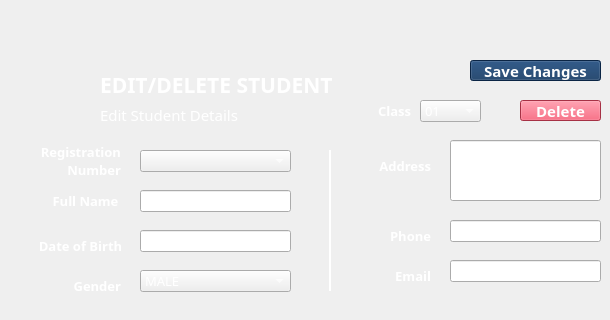
    <widget class="QWidget" name="tab_4">
     <attribute name="title">
      <string>Edit/Delete Student</string>
     </attribute>
     <widget class="QLineEdit" name="lineEdit_9">
      <property name="geometry">
       <rect>
        <x>450</x>
        <y>220</y>
        <width>151</width>
        <height>22</height>
       </rect>
      </property>
      <property name="font">
       <font>
        <family>Poppins Medium</family>
        <pointsize>10</pointsize>
       </font>
      </property>
      <property name="styleSheet">
       <string notr="true">color: rgb(255, 255, 255);</string>
      </property>
      <property name="text">
       <string/>
      </property>
     </widget>
     <widget class="QLabel" name="label_20">
      <property name="geometry">
       <rect>
        <x>40</x>
        <y>260</y>
        <width>81</width>
        <height>51</height>
       </rect>
      </property>
      <property name="font">
       <font>
        <family>Poppins</family>
        <pointsize>10</pointsize>
        <italic>false</italic>
        <bold>true</bold>
        <kerning>true</kerning>
       </font>
      </property>
      <property name="layoutDirection">
       <enum>Qt::LeftToRight</enum>
      </property>
      <property name="styleSheet">
       <string notr="true">color: rgb(255, 255, 255);</string>
      </property>
      <property name="text">
       <string>Gender</string>
      </property>
      <property name="scaledContents">
       <bool>true</bool>
      </property>
      <property name="alignment">
       <set>Qt::AlignRight|Qt::AlignTrailing|Qt::AlignVCenter</set>
      </property>
     </widget>
     <widget class="QLineEdit" name="lineEdit_10">
      <property name="geometry">
       <rect>
        <x>450</x>
        <y>140</y>
        <width>151</width>
        <height>61</height>
       </rect>
      </property>
      <property name="font">
       <font>
        <family>Poppins Medium</family>
        <pointsize>9</pointsize>
       </font>
      </property>
      <property name="styleSheet">
       <string notr="true">color: rgb(255, 255, 255);</string>
      </property>
      <property name="text">
       <string/>
      </property>
     </widget>
     <widget class="QLabel" name="label_21">
      <property name="geometry">
       <rect>
        <x>30</x>
        <y>180</y>
        <width>111</width>
        <height>41</height>
       </rect>
      </property>
      <property name="font">
       <font>
        <family>Poppins</family>
        <pointsize>10</pointsize>
        <italic>false</italic>
        <bold>true</bold>
        <kerning>true</kerning>
       </font>
      </property>
      <property name="layoutDirection">
       <enum>Qt::LeftToRight</enum>
      </property>
      <property name="styleSheet">
       <string notr="true">color: rgb(255, 255, 255);</string>
      </property>
      <property name="text">
       <string>Full Name</string>
      </property>
      <property name="scaledContents">
       <bool>true</bool>
      </property>
      <property name="alignment">
       <set>Qt::AlignCenter</set>
      </property>
     </widget>
     <widget class="QLineEdit" name="lineEdit_11">
      <property name="geometry">
       <rect>
        <x>450</x>
        <y>260</y>
        <width>151</width>
        <height>22</height>
       </rect>
      </property>
      <property name="font">
       <font>
        <family>Poppins Medium</family>
        <pointsize>10</pointsize>
       </font>
      </property>
      <property name="styleSheet">
       <string notr="true">color: rgb(255, 255, 255);</string>
      </property>
      <property name="text">
       <string/>
      </property>
     </widget>
     <widget class="QLabel" name="label_22">
      <property name="geometry">
       <rect>
        <x>350</x>
        <y>250</y>
        <width>81</width>
        <height>51</height>
       </rect>
      </property>
      <property name="font">
       <font>
        <family>Poppins</family>
        <pointsize>10</pointsize>
        <italic>false</italic>
        <bold>true</bold>
        <kerning>true</kerning>
       </font>
      </property>
      <property name="layoutDirection">
       <enum>Qt::LeftToRight</enum>
      </property>
      <property name="styleSheet">
       <string notr="true">color: rgb(255, 255, 255);</string>
      </property>
      <property name="text">
       <string>Email</string>
      </property>
      <property name="scaledContents">
       <bool>true</bool>
      </property>
      <property name="alignment">
       <set>Qt::AlignRight|Qt::AlignTrailing|Qt::AlignVCenter</set>
      </property>
     </widget>
     <widget class="Line" name="line_2">
      <property name="geometry">
       <rect>
        <x>320</x>
        <y>150</y>
        <width>20</width>
        <height>141</height>
       </rect>
      </property>
      <property name="styleSheet">
       <string notr="true">color: rgb(255, 255, 255);</string>
      </property>
      <property name="frameShadow">
       <enum>QFrame::Plain</enum>
      </property>
      <property name="lineWidth">
       <number>2</number>
      </property>
      <property name="orientation">
       <enum>Qt::Vertical</enum>
      </property>
     </widget>
     <widget class="QLabel" name="label_23">
      <property name="geometry">
       <rect>
        <x>30</x>
        <y>60</y>
        <width>61</width>
        <height>61</height>
       </rect>
      </property>
      <property name="text">
       <string/>
      </property>
      <property name="pixmap">
       <pixmap>../src/student-edit.png</pixmap>
      </property>
      <property name="scaledContents">
       <bool>true</bool>
      </property>
     </widget>
     <widget class="QLabel" name="label_24">
      <property name="geometry">
       <rect>
        <x>350</x>
        <y>140</y>
        <width>81</width>
        <height>51</height>
       </rect>
      </property>
      <property name="font">
       <font>
        <family>Poppins</family>
        <pointsize>10</pointsize>
        <italic>false</italic>
        <bold>true</bold>
        <kerning>true</kerning>
       </font>
      </property>
      <property name="layoutDirection">
       <enum>Qt::LeftToRight</enum>
      </property>
      <property name="styleSheet">
       <string notr="true">color: rgb(255, 255, 255);</string>
      </property>
      <property name="text">
       <string>Address</string>
      </property>
      <property name="scaledContents">
       <bool>true</bool>
      </property>
      <property name="alignment">
       <set>Qt::AlignRight|Qt::AlignTrailing|Qt::AlignVCenter</set>
      </property>
     </widget>
     <widget class="QLabel" name="label_25">
      <property name="geometry">
       <rect>
        <x>350</x>
        <y>210</y>
        <width>81</width>
        <height>51</height>
       </rect>
      </property>
      <property name="font">
       <font>
        <family>Poppins</family>
        <pointsize>10</pointsize>
        <italic>false</italic>
        <bold>true</bold>
        <kerning>true</kerning>
       </font>
      </property>
      <property name="layoutDirection">
       <enum>Qt::LeftToRight</enum>
      </property>
      <property name="styleSheet">
       <string notr="true">color: rgb(255, 255, 255);</string>
      </property>
      <property name="text">
       <string>Phone</string>
      </property>
      <property name="scaledContents">
       <bool>true</bool>
      </property>
      <property name="alignment">
       <set>Qt::AlignRight|Qt::AlignTrailing|Qt::AlignVCenter</set>
      </property>
     </widget>
     <widget class="QComboBox" name="comboBox_3">
      <property name="geometry">
       <rect>
        <x>140</x>
        <y>270</y>
        <width>151</width>
        <height>22</height>
       </rect>
      </property>
      <property name="font">
       <font>
        <family>Poppins SemiBold</family>
        <pointsize>10</pointsize>
       </font>
      </property>
      <property name="styleSheet">
       <string notr="true">color: rgb(255, 255, 255);
gridline-color: rgb(255, 255, 255);
selection-color: rgb(15, 52, 96);
border-color: rgb(255, 255, 255);</string>
      </property>
      <item>
       <property name="text">
        <string>MALE</string>
       </property>
      </item>
      <item>
       <property name="text">
        <string>FEMALE</string>
       </property>
      </item>
     </widget>
     <widget class="QLabel" name="label_26">
      <property name="geometry">
       <rect>
        <x>40</x>
        <y>220</y>
        <width>81</width>
        <height>51</height>
       </rect>
      </property>
      <property name="font">
       <font>
        <family>Poppins</family>
        <pointsize>10</pointsize>
        <italic>false</italic>
        <bold>true</bold>
        <kerning>true</kerning>
       </font>
      </property>
      <property name="layoutDirection">
       <enum>Qt::LeftToRight</enum>
      </property>
      <property name="styleSheet">
       <string notr="true">color: rgb(255, 255, 255);</string>
      </property>
      <property name="text">
       <string>Date of Birth</string>
      </property>
      <property name="scaledContents">
       <bool>true</bool>
      </property>
      <property name="alignment">
       <set>Qt::AlignCenter</set>
      </property>
     </widget>
     <widget class="QLabel" name="label_27">
      <property name="geometry">
       <rect>
        <x>370</x>
        <y>100</y>
        <width>41</width>
        <height>21</height>
       </rect>
      </property>
      <property name="font">
       <font>
        <family>Poppins</family>
        <pointsize>10</pointsize>
        <italic>false</italic>
        <bold>true</bold>
        <kerning>true</kerning>
       </font>
      </property>
      <property name="layoutDirection">
       <enum>Qt::LeftToRight</enum>
      </property>
      <property name="styleSheet">
       <string notr="true">color: rgb(255, 255, 255);</string>
      </property>
      <property name="text">
       <string>Class</string>
      </property>
      <property name="scaledContents">
       <bool>true</bool>
      </property>
      <property name="alignment">
       <set>Qt::AlignRight|Qt::AlignTrailing|Qt::AlignVCenter</set>
      </property>
     </widget>
     <widget class="QLabel" name="label_28">
      <property name="geometry">
       <rect>
        <x>100</x>
        <y>70</y>
        <width>243</width>
        <height>29</height>
       </rect>
      </property>
      <property name="font">
       <font>
        <family>Poppins</family>
        <pointsize>16</pointsize>
        <bold>true</bold>
        <kerning>true</kerning>
       </font>
      </property>
      <property name="layoutDirection">
       <enum>Qt::LeftToRight</enum>
      </property>
      <property name="styleSheet">
       <string notr="true">color: rgb(255, 255, 255);</string>
      </property>
      <property name="text">
       <string>EDIT/DELETE STUDENT</string>
      </property>
      <property name="scaledContents">
       <bool>true</bool>
      </property>
      <property name="alignment">
       <set>Qt::AlignLeading|Qt::AlignLeft|Qt::AlignVCenter</set>
      </property>
     </widget>
     <widget class="QLineEdit" name="lineEdit_12">
      <property name="geometry">
       <rect>
        <x>140</x>
        <y>230</y>
        <width>151</width>
        <height>22</height>
       </rect>
      </property>
      <property name="font">
       <font>
        <family>Poppins Medium</family>
        <pointsize>10</pointsize>
       </font>
      </property>
      <property name="styleSheet">
       <string notr="true">color: rgb(255, 255, 255);</string>
      </property>
      <property name="text">
       <string/>
      </property>
     </widget>
     <widget class="QComboBox" name="comboBox_4">
      <property name="geometry">
       <rect>
        <x>420</x>
        <y>100</y>
        <width>61</width>
        <height>22</height>
       </rect>
      </property>
      <property name="font">
       <font>
        <family>Poppins SemiBold</family>
        <pointsize>10</pointsize>
       </font>
      </property>
      <property name="styleSheet">
       <string notr="true">color: rgb(255, 255, 255);
gridline-color: rgb(255, 255, 255);
selection-color: rgb(15, 52, 96);
border-color: rgb(255, 255, 255);</string>
      </property>
      <item>
       <property name="text">
        <string>01</string>
       </property>
      </item>
      <item>
       <property name="text">
        <string>02</string>
       </property>
      </item>
      <item>
       <property name="text">
        <string>03</string>
       </property>
      </item>
      <item>
       <property name="text">
        <string>04</string>
       </property>
      </item>
      <item>
       <property name="text">
        <string>05</string>
       </property>
      </item>
      <item>
       <property name="text">
        <string>06</string>
       </property>
      </item>
      <item>
       <property name="text">
        <string>07</string>
       </property>
      </item>
      <item>
       <property name="text">
        <string>08</string>
       </property>
      </item>
      <item>
       <property name="text">
        <string>09</string>
       </property>
      </item>
      <item>
       <property name="text">
        <string>10</string>
       </property>
      </item>
      <item>
       <property name="text">
        <string>11</string>
       </property>
      </item>
      <item>
       <property name="text">
        <string>12</string>
       </property>
      </item>
     </widget>
     <widget class="QLineEdit" name="lineEdit_13">
      <property name="geometry">
       <rect>
        <x>140</x>
        <y>190</y>
        <width>151</width>
        <height>22</height>
       </rect>
      </property>
      <property name="font">
       <font>
        <family>Poppins Medium</family>
        <pointsize>10</pointsize>
       </font>
      </property>
      <property name="styleSheet">
       <string notr="true">color: rgb(255, 255, 255);</string>
      </property>
      <property name="text">
       <string/>
      </property>
     </widget>
     <widget class="QLabel" name="label_29">
      <property name="geometry">
       <rect>
        <x>40</x>
        <y>130</y>
        <width>81</width>
        <height>61</height>
       </rect>
      </property>
      <property name="font">
       <font>
        <family>Poppins</family>
        <pointsize>10</pointsize>
        <italic>false</italic>
        <bold>true</bold>
        <kerning>true</kerning>
       </font>
      </property>
      <property name="layoutDirection">
       <enum>Qt::LeftToRight</enum>
      </property>
      <property name="styleSheet">
       <string notr="true">color: rgb(255, 255, 255);</string>
      </property>
      <property name="text">
       <string>Registration Number</string>
      </property>
      <property name="scaledContents">
       <bool>true</bool>
      </property>
      <property name="alignment">
       <set>Qt::AlignRight|Qt::AlignTrailing|Qt::AlignVCenter</set>
      </property>
      <property name="wordWrap">
       <bool>true</bool>
      </property>
     </widget>
     <widget class="QPushButton" name="pushButton_3">
      <property name="geometry">
       <rect>
        <x>470</x>
        <y>60</y>
        <width>131</width>
        <height>21</height>
       </rect>
      </property>
      <property name="font">
       <font>
        <family>Poppins</family>
        <pointsize>11</pointsize>
        <bold>true</bold>
       </font>
      </property>
      <property name="styleSheet">
       <string notr="true">background-color: rgb(15, 52, 96);
color: rgb(255, 255, 255);</string>
      </property>
      <property name="text">
       <string>Save Changes</string>
      </property>
     </widget>
     <widget class="QLabel" name="label_30">
      <property name="geometry">
       <rect>
        <x>100</x>
        <y>100</y>
        <width>243</width>
        <height>29</height>
       </rect>
      </property>
      <property name="font">
       <font>
        <family>Poppins</family>
        <pointsize>11</pointsize>
        <italic>false</italic>
        <bold>false</bold>
        <kerning>true</kerning>
       </font>
      </property>
      <property name="layoutDirection">
       <enum>Qt::LeftToRight</enum>
      </property>
      <property name="styleSheet">
       <string notr="true">color: rgb(255, 255, 255);</string>
      </property>
      <property name="text">
       <string>Edit Student Details</string>
      </property>
      <property name="scaledContents">
       <bool>true</bool>
      </property>
      <property name="alignment">
       <set>Qt::AlignLeading|Qt::AlignLeft|Qt::AlignVCenter</set>
      </property>
     </widget>
     <widget class="QPushButton" name="pushButton_4">
      <property name="geometry">
       <rect>
        <x>520</x>
        <y>100</y>
        <width>81</width>
        <height>21</height>
       </rect>
      </property>
      <property name="font">
       <font>
        <family>Poppins</family>
        <pointsize>11</pointsize>
        <bold>true</bold>
       </font>
      </property>
      <property name="styleSheet">
       <string notr="true">background-color: rgb(233, 69, 96);
color: rgb(255, 255, 255);</string>
      </property>
      <property name="text">
       <string>Delete</string>
      </property>
     </widget>
     <widget class="QComboBox" name="comboBox_5">
      <property name="geometry">
       <rect>
        <x>140</x>
        <y>150</y>
        <width>151</width>
        <height>22</height>
       </rect>
      </property>
      <property name="font">
       <font>
        <family>Poppins SemiBold</family>
        <pointsize>10</pointsize>
       </font>
      </property>
      <property name="styleSheet">
       <string notr="true">color: rgb(255, 255, 255);
gridline-color: rgb(255, 255, 255);
selection-color: rgb(15, 52, 96);
border-color: rgb(255, 255, 255);</string>
      </property>
     </widget>
    </widget>
